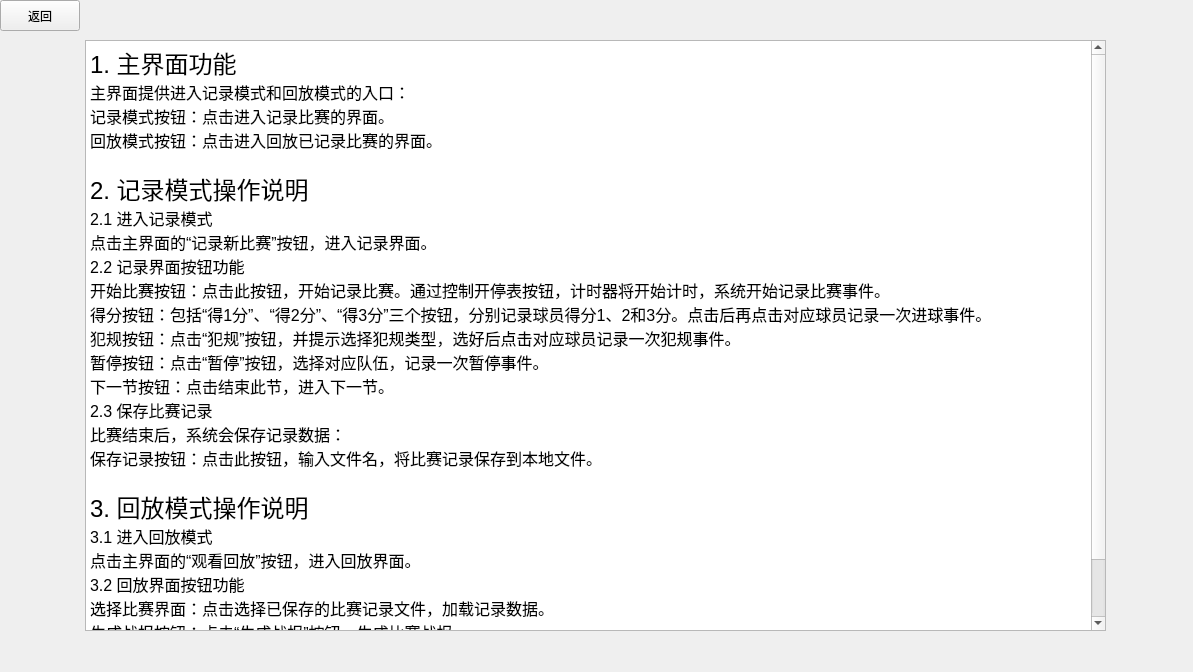
<?xml version="1.0" encoding="UTF-8"?>
<ui version="4.0">
 <class>help</class>
 <widget class="QWidget" name="help">
  <property name="geometry">
   <rect>
    <x>0</x>
    <y>0</y>
    <width>1193</width>
    <height>672</height>
   </rect>
  </property>
  <property name="windowTitle">
   <string>Form</string>
  </property>
  <widget class="QPushButton" name="pushButton">
   <property name="geometry">
    <rect>
     <x>0</x>
     <y>0</y>
     <width>80</width>
     <height>31</height>
    </rect>
   </property>
   <property name="text">
    <string>返回</string>
   </property>
  </widget>
  <widget class="QTextBrowser" name="textBrowser">
   <property name="geometry">
    <rect>
     <x>85</x>
     <y>40</y>
     <width>1021</width>
     <height>591</height>
    </rect>
   </property>
   <property name="html">
    <string>&lt;!DOCTYPE HTML PUBLIC &quot;-//W3C//DTD HTML 4.0//EN&quot; &quot;http://www.w3.org/TR/REC-html40/strict.dtd&quot;&gt;
&lt;html&gt;&lt;head&gt;&lt;meta name=&quot;qrichtext&quot; content=&quot;1&quot; /&gt;&lt;meta charset=&quot;utf-8&quot; /&gt;&lt;style type=&quot;text/css&quot;&gt;
p, li { white-space: pre-wrap; }
hr { height: 1px; border-width: 0; }
li.unchecked::marker { content: &quot;\2610&quot;; }
li.checked::marker { content: &quot;\2612&quot;; }
&lt;/style&gt;&lt;/head&gt;&lt;body style=&quot; font-family:'Microsoft YaHei UI'; font-size:9pt; font-weight:400; font-style:normal;&quot;&gt;
&lt;p style=&quot; margin-top:0px; margin-bottom:0px; margin-left:0px; margin-right:0px; -qt-block-indent:0; text-indent:0px;&quot;&gt;&lt;span style=&quot; font-size:18pt;&quot;&gt;1. 主界面功能&lt;/span&gt;&lt;/p&gt;
&lt;p style=&quot; margin-top:0px; margin-bottom:0px; margin-left:0px; margin-right:0px; -qt-block-indent:0; text-indent:0px;&quot;&gt;&lt;span style=&quot; font-size:12pt;&quot;&gt;主界面提供进入记录模式和回放模式的入口：&lt;/span&gt;&lt;/p&gt;
&lt;p style=&quot; margin-top:0px; margin-bottom:0px; margin-left:0px; margin-right:0px; -qt-block-indent:0; text-indent:0px;&quot;&gt;&lt;span style=&quot; font-size:12pt;&quot;&gt;记录模式按钮：点击进入记录比赛的界面。&lt;/span&gt;&lt;/p&gt;
&lt;p style=&quot; margin-top:0px; margin-bottom:0px; margin-left:0px; margin-right:0px; -qt-block-indent:0; text-indent:0px;&quot;&gt;&lt;span style=&quot; font-size:12pt;&quot;&gt;回放模式按钮：点击进入回放已记录比赛的界面。&lt;/span&gt;&lt;/p&gt;
&lt;p style=&quot;-qt-paragraph-type:empty; margin-top:0px; margin-bottom:0px; margin-left:0px; margin-right:0px; -qt-block-indent:0; text-indent:0px; font-size:12pt;&quot;&gt;&lt;br /&gt;&lt;/p&gt;
&lt;p style=&quot; margin-top:0px; margin-bottom:0px; margin-left:0px; margin-right:0px; -qt-block-indent:0; text-indent:0px;&quot;&gt;&lt;span style=&quot; font-size:18pt;&quot;&gt;2. 记录模式操作说明&lt;/span&gt;&lt;/p&gt;
&lt;p style=&quot; margin-top:0px; margin-bottom:0px; margin-left:0px; margin-right:0px; -qt-block-indent:0; text-indent:0px;&quot;&gt;&lt;span style=&quot; font-size:12pt;&quot;&gt;2.1 进入记录模式&lt;/span&gt;&lt;/p&gt;
&lt;p style=&quot; margin-top:0px; margin-bottom:0px; margin-left:0px; margin-right:0px; -qt-block-indent:0; text-indent:0px;&quot;&gt;&lt;span style=&quot; font-size:12pt;&quot;&gt;点击主界面的“记录新比赛”按钮，进入记录界面。&lt;/span&gt;&lt;/p&gt;
&lt;p style=&quot; margin-top:0px; margin-bottom:0px; margin-left:0px; margin-right:0px; -qt-block-indent:0; text-indent:0px;&quot;&gt;&lt;span style=&quot; font-size:12pt;&quot;&gt;2.2 记录界面按钮功能&lt;/span&gt;&lt;/p&gt;
&lt;p style=&quot; margin-top:0px; margin-bottom:0px; margin-left:0px; margin-right:0px; -qt-block-indent:0; text-indent:0px;&quot;&gt;&lt;span style=&quot; font-size:12pt;&quot;&gt;开始比赛按钮：点击此按钮，开始记录比赛。通过控制开停表按钮，计时器将开始计时，系统开始记录比赛事件。&lt;/span&gt;&lt;/p&gt;
&lt;p style=&quot; margin-top:0px; margin-bottom:0px; margin-left:0px; margin-right:0px; -qt-block-indent:0; text-indent:0px;&quot;&gt;&lt;span style=&quot; font-size:12pt;&quot;&gt;得分按钮：包括“得1分”、“得2分”、“得3分”三个按钮，分别记录球员得分1、2和3分。点击后再点击对应球员记录一次进球事件。&lt;/span&gt;&lt;/p&gt;
&lt;p style=&quot; margin-top:0px; margin-bottom:0px; margin-left:0px; margin-right:0px; -qt-block-indent:0; text-indent:0px;&quot;&gt;&lt;span style=&quot; font-size:12pt;&quot;&gt;犯规按钮：点击“犯规”按钮，并提示选择犯规类型，选好后点击对应球员记录一次犯规事件。&lt;/span&gt;&lt;/p&gt;
&lt;p style=&quot; margin-top:0px; margin-bottom:0px; margin-left:0px; margin-right:0px; -qt-block-indent:0; text-indent:0px;&quot;&gt;&lt;span style=&quot; font-size:12pt;&quot;&gt;暂停按钮：点击“暂停”按钮，选择对应队伍，记录一次暂停事件。&lt;/span&gt;&lt;/p&gt;
&lt;p style=&quot; margin-top:0px; margin-bottom:0px; margin-left:0px; margin-right:0px; -qt-block-indent:0; text-indent:0px;&quot;&gt;&lt;span style=&quot; font-size:12pt;&quot;&gt;下一节按钮：点击结束此节，进入下一节。&lt;/span&gt;&lt;/p&gt;
&lt;p style=&quot; margin-top:0px; margin-bottom:0px; margin-left:0px; margin-right:0px; -qt-block-indent:0; text-indent:0px;&quot;&gt;&lt;span style=&quot; font-size:12pt;&quot;&gt;2.3 保存比赛记录&lt;/span&gt;&lt;/p&gt;
&lt;p style=&quot; margin-top:0px; margin-bottom:0px; margin-left:0px; margin-right:0px; -qt-block-indent:0; text-indent:0px;&quot;&gt;&lt;span style=&quot; font-size:12pt;&quot;&gt;比赛结束后，系统会保存记录数据：&lt;/span&gt;&lt;/p&gt;
&lt;p style=&quot; margin-top:0px; margin-bottom:0px; margin-left:0px; margin-right:0px; -qt-block-indent:0; text-indent:0px;&quot;&gt;&lt;span style=&quot; font-size:12pt;&quot;&gt;保存记录按钮：点击此按钮，输入文件名，将比赛记录保存到本地文件。&lt;/span&gt;&lt;/p&gt;
&lt;p style=&quot;-qt-paragraph-type:empty; margin-top:0px; margin-bottom:0px; margin-left:0px; margin-right:0px; -qt-block-indent:0; text-indent:0px; font-size:12pt;&quot;&gt;&lt;br /&gt;&lt;/p&gt;
&lt;p style=&quot; margin-top:0px; margin-bottom:0px; margin-left:0px; margin-right:0px; -qt-block-indent:0; text-indent:0px;&quot;&gt;&lt;span style=&quot; font-size:18pt;&quot;&gt;3. 回放模式操作说明&lt;/span&gt;&lt;/p&gt;
&lt;p style=&quot; margin-top:0px; margin-bottom:0px; margin-left:0px; margin-right:0px; -qt-block-indent:0; text-indent:0px;&quot;&gt;&lt;span style=&quot; font-size:12pt;&quot;&gt;3.1 进入回放模式&lt;/span&gt;&lt;/p&gt;
&lt;p style=&quot; margin-top:0px; margin-bottom:0px; margin-left:0px; margin-right:0px; -qt-block-indent:0; text-indent:0px;&quot;&gt;&lt;span style=&quot; font-size:12pt;&quot;&gt;点击主界面的“观看回放”按钮，进入回放界面。&lt;/span&gt;&lt;/p&gt;
&lt;p style=&quot; margin-top:0px; margin-bottom:0px; margin-left:0px; margin-right:0px; -qt-block-indent:0; text-indent:0px;&quot;&gt;&lt;span style=&quot; font-size:12pt;&quot;&gt;3.2 回放界面按钮功能&lt;/span&gt;&lt;/p&gt;
&lt;p style=&quot; margin-top:0px; margin-bottom:0px; margin-left:0px; margin-right:0px; -qt-block-indent:0; text-indent:0px;&quot;&gt;&lt;span style=&quot; font-size:12pt;&quot;&gt;选择比赛界面：点击选择已保存的比赛记录文件，加载记录数据。&lt;/span&gt;&lt;/p&gt;
&lt;p style=&quot; margin-top:0px; margin-bottom:0px; margin-left:0px; margin-right:0px; -qt-block-indent:0; text-indent:0px;&quot;&gt;&lt;span style=&quot; font-size:12pt;&quot;&gt;生成战报按钮：点击“生成战报”按钮，生成比赛战报。&lt;/span&gt;&lt;/p&gt;
&lt;p style=&quot; margin-top:0px; margin-bottom:0px; margin-left:0px; margin-right:0px; -qt-block-indent:0; text-indent:0px;&quot;&gt;&lt;span style=&quot; font-size:12pt;&quot;&gt;播放按钮：点击“观看回放”按钮，开始回放比赛记录。系统将按时间顺序显示各个事件。&lt;/span&gt;&lt;/p&gt;
&lt;p style=&quot; margin-top:0px; margin-bottom:0px; margin-left:0px; margin-right:0px; -qt-block-indent:0; text-indent:0px;&quot;&gt;&lt;span style=&quot; font-size:12pt;&quot;&gt;暂停/继续按钮：点击“暂停”按钮，暂停回放。再次点击可以继续回放。&lt;/span&gt;&lt;/p&gt;&lt;/body&gt;&lt;/html&gt;</string>
   </property>
  </widget>
 </widget>
 <resources/>
 <connections/>
</ui>
